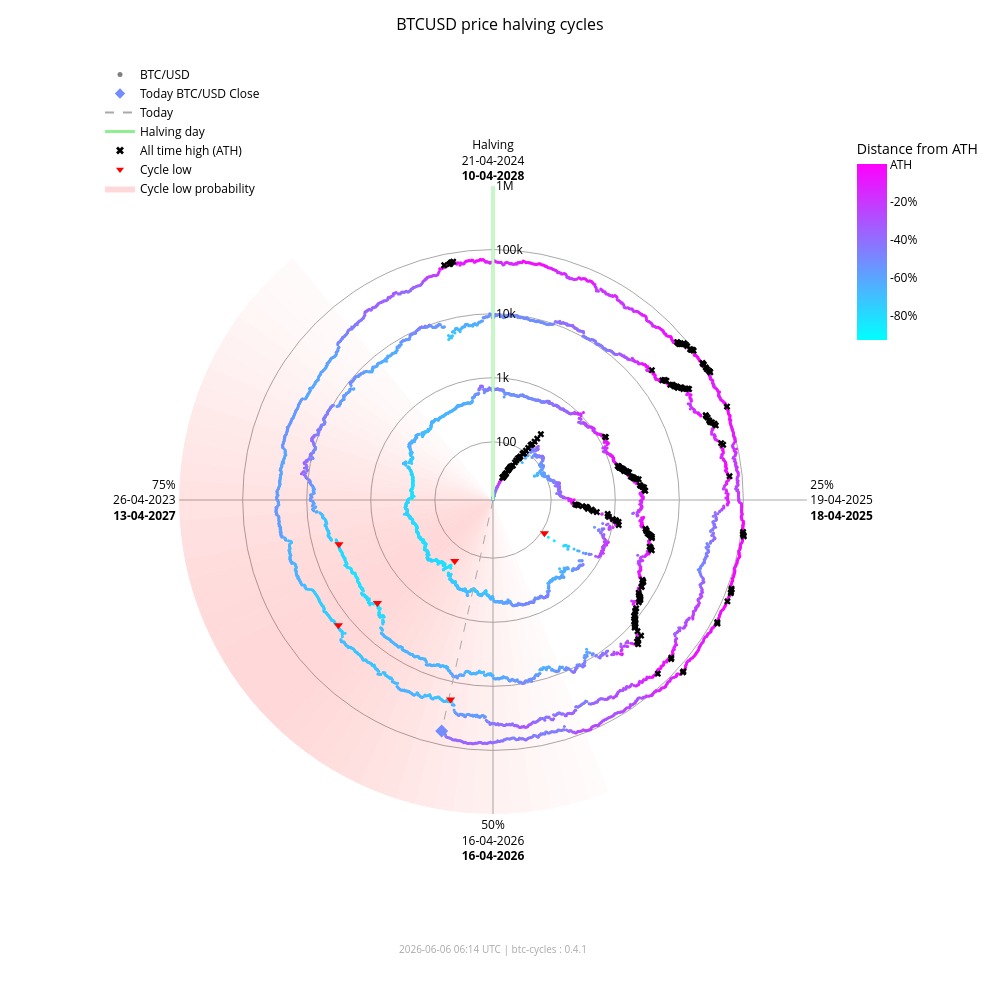

This figure's notebook cell:
### Markdown cell above
### Interactive chart (plotly)

### Code cell
fig_interactive = btc.plot(
    kind="interactive",
    from_date="2012-11-28",
)
# plotly config for interactivity
config = {"scrollZoom": True, "displayModeBar": True}
# display in notebook
fig_interactive.show(config=config)

### Figure 1 — Plotly figure (JSON) as saved in the notebook; plotly's stock layout.template omitted (floating-point values rounded to 4 significant figures; data arrays with more than 128 entries replaced by an {"elided": "..."} marker saying what was removed)
{"data": [{"fill": "toself", "fillcolor": "rgba(255,0,0,0.017168280509461755)", "hoverinfo": "skip", "line": {"width": 0}, "mode": "lines", "r": [12.35, 1000000, 1000000, 12.35, 12.35], "showlegend": false, "theta": [158.4, 158.4, 162.0, 162.0, 158.4], "type": "scatterpolar"}, {"fill": "toself", "fillcolor": "rgba(255,0,0,0.022114794501891175)", "hoverinfo": "skip", "line": {"width": 0}, "mode": "lines", "r": [12.35, 1000000, 1000000, 12.35, 12.35], "showlegend": false, "theta": [162.0, 162.0, 165.6, 165.6, 162.0], "type": "scatterpolar"}, {"fill": "toself", "fillcolor": "rgba(255,0,0,0.02790404259511669)", "hoverinfo": "skip", "line": {"width": 0}, "mode": "lines", "r": [12.35, 1000000, 1000000, 12.35, 12.35], "showlegend": false, "theta": [165.6, 165.6, 169.2, 169.2, 165.6], "type": "scatterpolar"}, {"fill": "toself", "fillcolor": "rgba(255,0,0,0.034518294852420334)", "hoverinfo": "skip", "line": {"width": 0}, "mode": "lines", "r": [12.35, 1000000, 1000000, 12.35, 12.35], "showlegend": false, "theta": [169.2, 169.2, 172.8, 172.8, 169.2], "type": "scatterpolar"}, {"fill": "toself", "fillcolor": "rgba(255,0,0,0.041901979682821514)", "hoverinfo": "skip", "line": {"width": 0}, "mode": "lines", "r": [12.35, 1000000, 1000000, 12.35, 12.35], "showlegend": false, "theta": [172.8, 172.8, 176.4, 176.4, 172.8], "type": "scatterpolar"}, {"fill": "toself", "fillcolor": "rgba(255,0,0,0.04996405861294358)", "hoverinfo": "skip", "line": {"width": 0}, "mode": "lines", "r": [12.35, 1000000, 1000000, 12.35, 12.35], "showlegend": false, "theta": [176.4, 176.4, 180.0, 180.0, 176.4], "type": "scatterpolar"}, {"fill": "toself", "fillcolor": "rgba(255,0,0,0.05858349692240514)", "hoverinfo": "skip", "line": {"width": 0}, "mode": "lines", "r": [12.35, 1000000, 1000000, 12.35, 12.35], "showlegend": false, "theta": [180.0, 180.0, 183.6, 183.6, 180.0], "type": "scatterpolar"}, {"fill": "toself", "fillcolor": "rgba(255,0,0,0.06761662035375064)", "hoverinfo": "skip", "line": {"width": 0}, "mode": "lines", "r": [12.35, 1000000, 1000000, 12.35, 12.35], "showlegend": false, "theta": [183.6, 183.6, 187.2, 187.2, 183.6], "type": "scatterpolar"}, {"fill": "toself", "fillcolor": "rgba(255,0,0,0.07690481219944661)", "hoverinfo": "skip", "line": {"width": 0}, "mode": "lines", "r": [12.35, 1000000, 1000000, 12.35, 12.35], "showlegend": false, "theta": [187.2, 187.2, 190.8, 190.8, 187.2], "type": "scatterpolar"}, {"fill": "toself", "fillcolor": "rgba(255,0,0,0.08628112000611096)", "hoverinfo": "skip", "line": {"width": 0}, "mode": "lines", "r": [12.35, 1000000, 1000000, 12.35, 12.35], "showlegend": false, "theta": [190.8, 190.8, 194.4, 194.4, 190.8], "type": "scatterpolar"}, {"fill": "toself", "fillcolor": "rgba(255,0,0,0.09557490841018089)", "hoverinfo": "skip", "line": {"width": 0}, "mode": "lines", "r": [12.35, 1000000, 1000000, 12.35, 12.35], "showlegend": false, "theta": [194.4, 194.4, 198.0, 198.0, 194.4], "type": "scatterpolar"}, {"fill": "toself", "fillcolor": "rgba(255,0,0,0.10461455782963762)", "hoverinfo": "skip", "line": {"width": 0}, "mode": "lines", "r": [12.35, 1000000, 1000000, 12.35, 12.35], "showlegend": false, "theta": [198.0, 198.0, 201.6, 201.6, 198.0], "type": "scatterpolar"}, {"fill": "toself", "fillcolor": "rgba(255,0,0,0.11322908719652829)", "hoverinfo": "skip", "line": {"width": 0}, "mode": "lines", "r": [12.35, 1000000, 1000000, 12.35, 12.35], "showlegend": false, "theta": [201.6, 201.6, 205.2, 205.2, 201.6], "type": "scatterpolar"}, {"fill": "toself", "fillcolor": "rgba(255,0,0,0.12125015337052986)", "hoverinfo": "skip", "line": {"width": 0}, "mode": "lines", "r": [12.35, 1000000, 1000000, 12.35, 12.35], "showlegend": false, "theta": [205.2, 205.2, 208.8, 208.8, 205.2], "type": "scatterpolar"}, {"fill": "toself", "fillcolor": "rgba(255,0,0,0.12851590515331976)", "hoverinfo": "skip", "line": {"width": 0}, "mode": "lines", "r": [12.35, 1000000, 1000000, 12.35, 12.35], "showlegend": false, "theta": [208.8, 208.8, 212.4, 212.4, 208.8], "type": "scatterpolar"}, {"fill": "toself", "fillcolor": "rgba(255,0,0,0.13487757461161184)", "hoverinfo": "skip", "line": {"width": 0}, "mode": "lines", "r": [12.35, 1000000, 1000000, 12.35, 12.35], "showlegend": false, "theta": [212.4, 212.4, 216.0, 216.0, 212.4], "type": "scatterpolar"}, {"fill": "toself", "fillcolor": "rgba(255,0,0,0.14020862181849592)", "hoverinfo": "skip", "line": {"width": 0}, "mode": "lines", "r": [12.35, 1000000, 1000000, 12.35, 12.35], "showlegend": false, "theta": [216.0, 216.0, 219.6, 219.6, 216.0], "type": "scatterpolar"}, {"fill": "toself", "fillcolor": "rgba(255,0,0,0.14441504950654527)", "hoverinfo": "skip", "line": {"width": 0}, "mode": "lines", "r": [12.35, 1000000, 1000000, 12.35, 12.35], "showlegend": false, "theta": [219.6, 219.6, 223.2, 223.2, 219.6], "type": "scatterpolar"}, {"fill": "toself", "fillcolor": "rgba(255,0,0,0.14744459351271713)", "hoverinfo": "skip", "line": {"width": 0}, "mode": "lines", "r": [12.35, 1000000, 1000000, 12.35, 12.35], "showlegend": false, "theta": [223.2, 223.2, 226.8, 226.8, 223.2], "type": "scatterpolar"}, {"fill": "toself", "fillcolor": "rgba(255,0,0,0.14929223192296423)", "hoverinfo": "skip", "line": {"width": 0}, "mode": "lines", "r": [12.35, 1000000, 1000000, 12.35, 12.35], "showlegend": false, "theta": [226.8, 226.8, 230.4, 230.4, 226.8], "type": "scatterpolar"}, {"fill": "toself", "fillcolor": "rgba(255,0,0,0.15)", "hoverinfo": "skip", "line": {"width": 0}, "mode": "lines", "r": [12.35, 1000000, 1000000, 12.35, 12.35], "showlegend": false, "theta": [230.4, 230.4, 234.0, 234.0, 230.4], "type": "scatterpolar"}, {"fill": "toself", "fillcolor": "rgba(255,0,0,0.14965033825231114)", "hoverinfo": "skip", "line": {"width": 0}, "mode": "lines", "r": [12.35, 1000000, 1000000, 12.35, 12.35], "showlegend": false, "theta": [234.0, 234.0, 237.6, 237.6, 234.0], "type": "scatterpolar"}, {"fill": "toself", "fillcolor": "rgba(255,0,0,0.14835378057909807)", "hoverinfo": "skip", "line": {"width": 0}, "mode": "lines", "r": [12.35, 1000000, 1000000, 12.35, 12.35], "showlegend": false, "theta": [237.6, 237.6, 241.2, 241.2, 237.6], "type": "scatterpolar"}, {"fill": "toself", "fillcolor": "rgba(255,0,0,0.14623322283554635)", "hoverinfo": "skip", "line": {"width": 0}, "mode": "lines", "r": [12.35, 1000000, 1000000, 12.35, 12.35], "showlegend": false, "theta": [241.2, 241.2, 244.8, 244.8, 241.2], "type": "scatterpolar"}, {"fill": "toself", "fillcolor": "rgba(255,0,0,0.1434078538226231)", "hoverinfo": "skip", "line": {"width": 0}, "mode": "lines", "r": [12.35, 1000000, 1000000, 12.35, 12.35], "showlegend": false, "theta": [244.8, 244.8, 248.4, 248.4, 244.8], "type": "scatterpolar"}, {"fill": "toself", "fillcolor": "rgba(255,0,0,0.13997983179373427)", "hoverinfo": "skip", "line": {"width": 0}, "mode": "lines", "r": [12.35, 1000000, 1000000, 12.35, 12.35], "showlegend": false, "theta": [248.4, 248.4, 252.0, 252.0, 248.4], "type": "scatterpolar"}, {"fill": "toself", "fillcolor": "rgba(255,0,0,0.13602598258454268)", "hoverinfo": "skip", "line": {"width": 0}, "mode": "lines", "r": [12.35, 1000000, 1000000, 12.35, 12.35], "showlegend": false, "theta": [252.0, 252.0, 255.6, 255.6, 252.0], "type": "scatterpolar"}, {"fill": "toself", "fillcolor": "rgba(255,0,0,0.13159547355344953)", "hoverinfo": "skip", "line": {"width": 0}, "mode": "lines", "r": [12.35, 1000000, 1000000, 12.35, 12.35], "showlegend": false, "theta": [255.6, 255.6, 259.2, 259.2, 255.6], "type": "scatterpolar"}, {"fill": "toself", "fillcolor": "rgba(255,0,0,0.12671301775492697)", "hoverinfo": "skip", "line": {"width": 0}, "mode": "lines", "r": [12.35, 1000000, 1000000, 12.35, 12.35], "showlegend": false, "theta": [259.2, 259.2, 262.8, 262.8, 259.2], "type": "scatterpolar"}, {"fill": "toself", "fillcolor": "rgba(255,0,0,0.12138610149219965)", "hoverinfo": "skip", "line": {"width": 0}, "mode": "lines", "r": [12.35, 1000000, 1000000, 12.35, 12.35], "showlegend": false, "theta": [262.8, 262.8, 266.4, 266.4, 262.8], "type": "scatterpolar"}, {"fill": "toself", "fillcolor": "rgba(255,0,0,0.1156142551644921)", "hoverinfo": "skip", "line": {"width": 0}, "mode": "lines", "r": [12.35, 1000000, 1000000, 12.35, 12.35], "showlegend": false, "theta": [266.4, 266.4, 270.0, 270.0, 266.4], "type": "scatterpolar"}, {"fill": "toself", "fillcolor": "rgba(255,0,0,0.10939851441251548)", "hoverinfo": "skip", "line": {"width": 0}, "mode": "lines", "r": [12.35, 1000000, 1000000, 12.35, 12.35], "showlegend": false, "theta": [270.0, 270.0, 273.6, 273.6, 270.0], "type": "scatterpolar"}, {"fill": "toself", "fillcolor": "rgba(255,0,0,0.10274974912946185)", "hoverinfo": "skip", "line": {"width": 0}, "mode": "lines", "r": [12.35, 1000000, 1000000, 12.35, 12.35], "showlegend": false, "theta": [273.6, 273.6, 277.2, 277.2, 273.6], "type": "scatterpolar"}, {"fill": "toself", "fillcolor": "rgba(255,0,0,0.09569517349791425)", "hoverinfo": "skip", "line": {"width": 0}, "mode": "lines", "r": [12.35, 1000000, 1000000, 12.35, 12.35], "showlegend": false, "theta": [277.2, 277.2, 280.8, 280.8, 277.2], "type": "scatterpolar"}, {"fill": "toself", "fillcolor": "rgba(255,0,0,0.08828282625646727)", "hoverinfo": "skip", "line": {"width": 0}, "mode": "lines", "r": [12.35, 1000000, 1000000, 12.35, 12.35], "showlegend": false, "theta": [280.8, 280.8, 284.4, 284.4, 280.8], "type": "scatterpolar"}, {"fill": "toself", "fillcolor": "rgba(255,0,0,0.08058400018765345)", "hoverinfo": "skip", "line": {"width": 0}, "mode": "lines", "r": [12.35, 1000000, 1000000, 12.35, 12.35], "showlegend": false, "theta": [284.4, 284.4, 288.0, 288.0, 284.4], "type": "scatterpolar"}, {"fill": "toself", "fillcolor": "rgba(255,0,0,0.07269354608292704)", "hoverinfo": "skip", "line": {"width": 0}, "mode": "lines", "r": [12.35, 1000000, 1000000, 12.35, 12.35], "showlegend": false, "theta": [288.0, 288.0, 291.6, 291.6, 288.0], "type": "scatterpolar"}, {"fill": "toself", "fillcolor": "rgba(255,0,0,0.06472784449068783)", "hoverinfo": "skip", "line": {"width": 0}, "mode": "lines", "r": [12.35, 1000000, 1000000, 12.35, 12.35], "showlegend": false, "theta": [291.6, 291.6, 295.2, 295.2, 291.6], "type": "scatterpolar"}, {"fill": "toself", "fillcolor": "rgba(255,0,0,0.05682021976743955)", "hoverinfo": "skip", "line": {"width": 0}, "mode": "lines", "r": [12.35, 1000000, 1000000, 12.35, 12.35], "showlegend": false, "theta": [295.2, 295.2, 298.8, 298.8, 295.2], "type": "scatterpolar"}, {"fill": "toself", "fillcolor": "rgba(255,0,0,0.04911378436707333)", "hoverinfo": "skip", "line": {"width": 0}, "mode": "lines", "r": [12.35, 1000000, 1000000, 12.35, 12.35], "showlegend": false, "theta": [298.8, 298.8, 302.4, 302.4, 298.8], "type": "scatterpolar"}, {"fill": "toself", "fillcolor": "rgba(255,0,0,0.04175213714896469)", "hoverinfo": "skip", "line": {"width": 0}, "mode": "lines", "r": [12.35, 1000000, 1000000, 12.35, 12.35], "showlegend": false, "theta": [302.4, 302.4, 306.0, 306.0, 302.4], "type": "scatterpolar"}, {"fill": "toself", "fillcolor": "rgba(255,0,0,0.034868865657538876)", "hoverinfo": "skip", "line": {"width": 0}, "mode": "lines", "r": [12.35, 1000000, 1000000, 12.35, 12.35], "showlegend": false, "theta": [306.0, 306.0, 309.6, 309.6, 306.0], "type": "scatterpolar"}, {"fill": "toself", "fillcolor": "rgba(255,0,0,0.02857722515334582)", "hoverinfo": "skip", "line": {"width": 0}, "mode": "lines", "r": [12.35, 1000000, 1000000, 12.35, 12.35], "showlegend": false, "theta": [309.6, 309.6, 313.2, 313.2, 309.6], "type": "scatterpolar"}, {"fill": "toself", "fillcolor": "rgba(255,0,0,0.022961515313555197)", "hoverinfo": "skip", "line": {"width": 0}, "mode": "lines", "r": [12.35, 1000000, 1000000, 12.35, 12.35], "showlegend": false, "theta": [313.2, 313.2, 316.8, 316.8, 313.2], "type": "scatterpolar"}, {"fill": "toself", "fillcolor": "rgba(255,0,0,0.01807146942917362)", "hoverinfo": "skip", "line": {"width": 0}, "mode": "lines", "r": [12.35, 1000000, 1000000, 12.35, 12.35], "showlegend": false, "theta": [316.8, 316.8, 320.4, 320.4, 316.8], "type": "scatterpolar"}, {"hoverinfo": "text", "marker": {"color": {"elided": "4939 str values"}, "size": 3}, "mode": "markers", "r": {"elided": "4939 float values"}, "showlegend": false, "text": {"elided": "4939 str values"}, "theta": {"elided": "4939 float values"}, "type": "scatterpolar"}, {"hoverinfo": "skip", "line": {"color": "lightgreen", "width": 3}, "mode": "lines", "r": [12.35, 1000000], "showlegend": false, "theta": [0, 0], "type": "scatterpolar"}, {"hoverinfo": "skip", "line": {"color": "darkgrey", "dash": "dash", "width": 1}, "mode": "lines", "r": [12.35, 61100.0], "showlegend": false, "theta": [192.5, 192.5], "type": "scatterpolar"}, {"hoverinfo": "text", "marker": {"color": "#738cff", "size": 10, "symbol": "diamond"}, "mode": "markers", "r": [61100.0], "showlegend": false, "text": ["Today<br>Date: 2026-06-06<br>Price: $61,099.01"], "theta": [192.5], "type": "scatterpolar"}, {"hoverinfo": "text", "marker": {"color": "black", "size": 6, "symbol": "x"}, "mode": "markers", "r": {"elided": "195 float values"}, "showlegend": false, "text": {"elided": "195 str values"}, "theta": {"elided": "195 float values"}, "type": "scatterpolar"}, {"hoverinfo": "text", "marker": {"color": "red", "size": 8, "symbol": "triangle-down"}, "mode": "markers", "r": [111.6, 164.9, 3233.0, 3925.0, 18950.0, 15760.0], "showlegend": false, "text": ["Cycle Low<br>Date: 2014-02-21<br>Price: $111.56<br>ATH distance: -91.0%", "Cycle Low<br>Date: 2015-01-14<br>Price: $164.92<br>ATH distance: -86.7%", "Cycle Low<br>Date: 2018-12-15<br>Price: $3,232.51<br>ATH distance: -83.3%", "Cycle Low<br>Date: 2019-03-25<br>Price: $3,924.55<br>ATH distance: -79.7%", "Cycle Low<br>Date: 2022-06-18<br>Price: $18,954.25<br>ATH distance: -71.9%", "Cycle Low<br>Date: 2022-11-21<br>Price: $15,760.19<br>ATH distance: -76.7%"], "theta": [122.8, 212.1, 228.3, 254.0, 192.0, 231.0], "type": "scatterpolar"}, {"marker": {"color": "grey", "size": 5}, "mode": "markers", "name": "BTC/USD", "r": [null], "theta": [null], "type": "scatterpolar"}, {"marker": {"color": "#738cff", "size": 8, "symbol": "diamond"}, "mode": "markers", "name": "Today BTC/USD Close", "r": [null], "theta": [null], "type": "scatterpolar"}, {"line": {"color": "darkgrey", "dash": "dash"}, "mode": "lines", "name": "Today", "r": [null], "theta": [null], "type": "scatterpolar"}, {"line": {"color": "lightgreen", "width": 3}, "mode": "lines", "name": "Halving day", "r": [null], "theta": [null], "type": "scatterpolar"}, {"marker": {"color": "black", "size": 7, "symbol": "x"}, "mode": "markers", "name": "All time high (ATH)", "r": [null], "theta": [null], "type": "scatterpolar"}, {"marker": {"color": "red", "size": 7, "symbol": "triangle-down"}, "mode": "markers", "name": "Cycle low", "r": [null], "theta": [null], "type": "scatterpolar"}, {"fill": "toself", "fillcolor": "rgba(255,0,0,0.15)", "line": {"width": 0}, "mode": "lines", "name": "Cycle low probability", "r": [null], "theta": [null], "type": "scatterpolar"}, {"hoverinfo": "skip", "marker": {"cmax": 0, "cmin": -0.9307, "color": [0], "colorbar": {"len": 0.25, "ticktext": ["ATH", "-20%", "-40%", "-60%", "-80%", "-100%"], "tickvals": [0, -0.2, -0.4, -0.6, -0.8, -1.0], "title": {"text": "Distance from ATH"}, "x": 0.95, "y": 0.92, "yanchor": "top"}, "colorscale": {"elided": "256x2 mixed values"}, "showscale": true, "size": 0}, "mode": "markers", "r": [null], "showlegend": false, "theta": [null], "type": "scatterpolar"}], "layout": {"annotations": [{"font": {"color": "darkgrey", "size": 10}, "showarrow": false, "text": "2026-06-06 06:14 UTC | btc-cycles : 0.4.1", "x": 0.5, "xref": "paper", "y": -0.02, "yref": "paper"}], "font": {"color": "black"}, "height": 1000, "legend": {"bgcolor": "rgba(0,0,0,0)", "font": {"color": "black"}, "x": 0.0, "y": 1.0}, "margin": {"b": 60, "l": 100, "r": 80, "t": 60}, "paper_bgcolor": "white", "plot_bgcolor": "white", "polar": {"angularaxis": {"color": "black", "direction": "clockwise", "gridcolor": "darkgrey", "rotation": 90, "ticktext": ["Halving<br>21-04-2024<br><b>10-04-2028</b>", "25%<br>19-04-2025<br><b>18-04-2025</b>", "50%<br>16-04-2026<br><b>16-04-2026</b>", "75%<br>26-04-2023<br><b>13-04-2027</b>"], "tickvals": [0, 90, 180, 270]}, "bgcolor": "white", "domain": {"x": [0.1, 0.9], "y": [0.05, 0.95]}, "radialaxis": {"angle": 90, "color": "black", "gridcolor": "darkgrey", "range": [1.092, 6.0], "tickangle": 90, "ticktext": ["100", "1k", "10k", "100k", "1M"], "tickvals": [100, 1000, 10000, 100000, 1000000], "type": "log"}}, "title": {"font": {"color": "black", "size": 16}, "text": "BTCUSD price halving cycles", "x": 0.5}, "width": 1000}}
